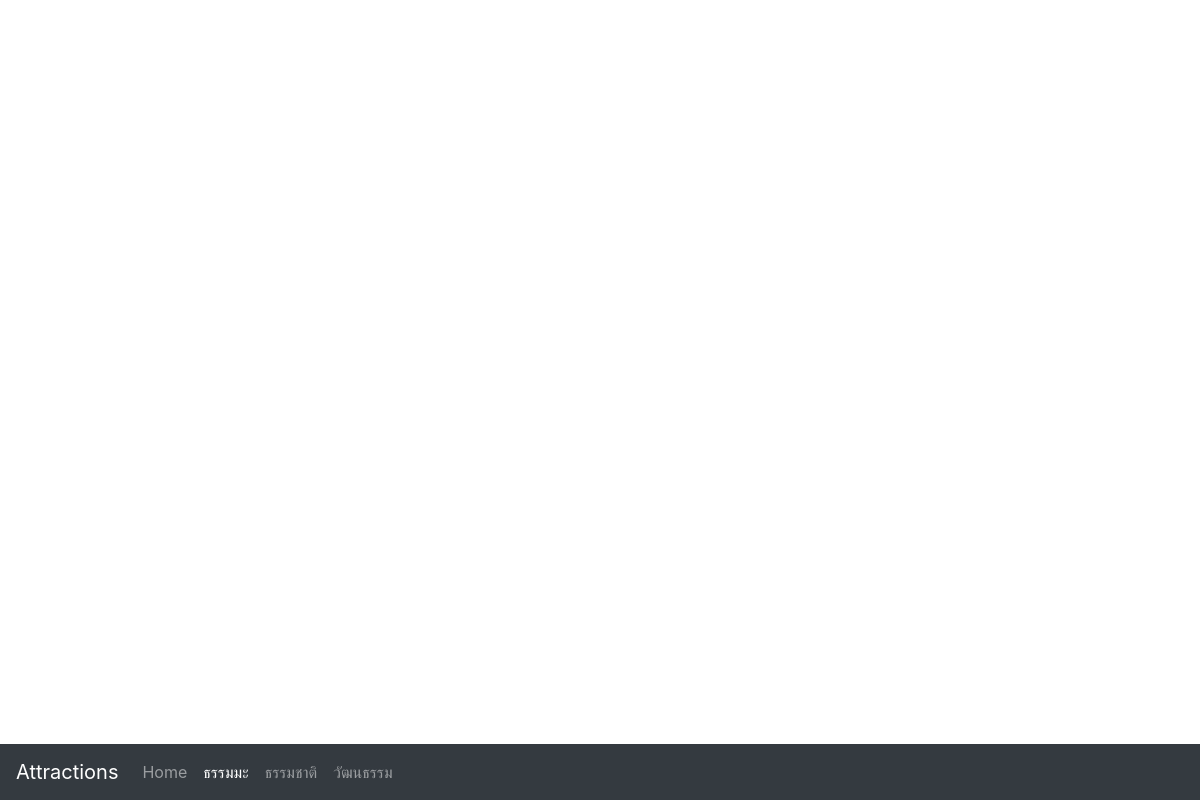
The page /data.php?c=dhamm&p=data&id=00005 on the database as committed earlier.
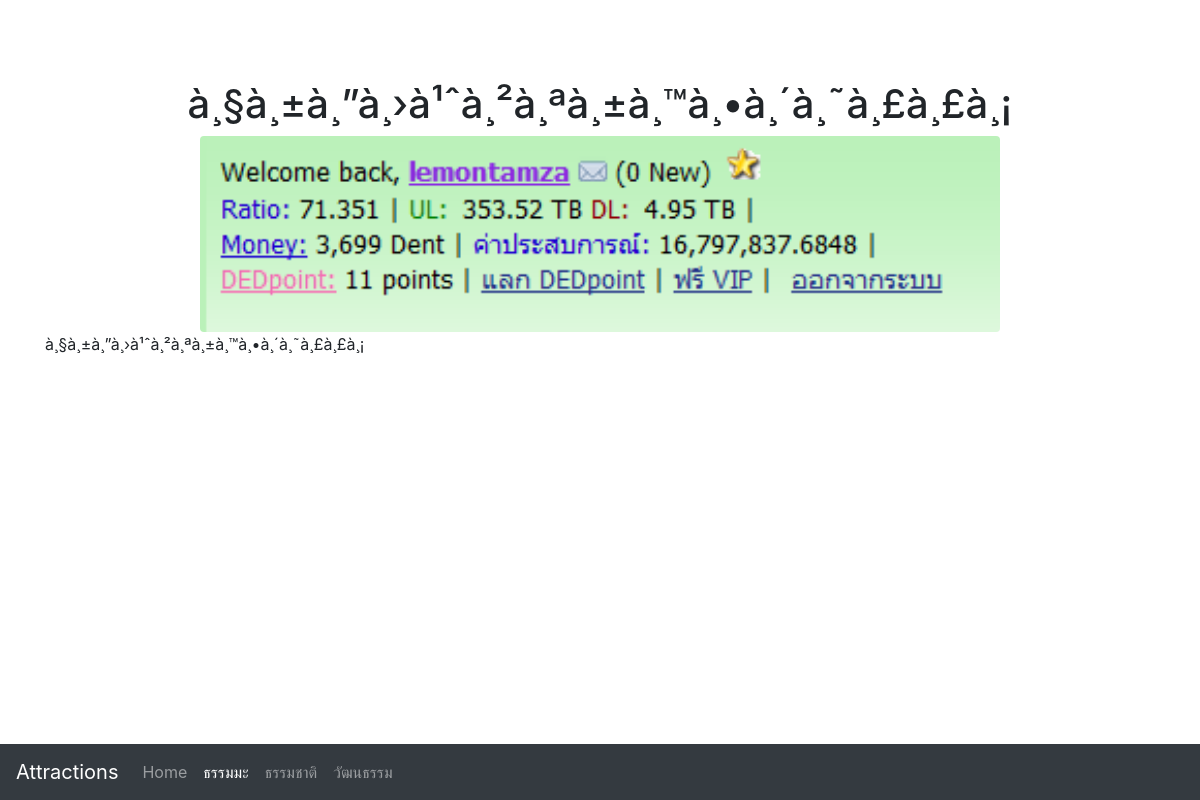
The same page on the database as committed later.
### tables this page shows
CREATE TABLE `data` (
  `data_id` int(5) UNSIGNED ZEROFILL NOT NULL,
  `data_name` varchar(250) DEFAULT NULL,
  `data_detail` longtext,
  `data_pic` char(50) DEFAULT NULL,
  `data_category` char(10) DEFAULT NULL
);

### data.php (the view, shortened to what this page needs)
<?php
require('include/config.inc.php');
$conn = mysqli_connect($server,$username,$password,$dbname);
$sql = "SELECT * FROM data WHERE data_category = '".$_GET['c']."'";
$query = mysqli_query($conn,$sql);
?>
<!doctype html>
<html lang="en">
  <head>
    <link href="css/bootstrap.min.css" rel="stylesheet">
    <link href="css/starter-template.css" rel="stylesheet">
  </head>
  <body>
    <nav class="navbar fixed-bottom navbar-expand-sm navbar-dark bg-dark">
      <a class="navbar-brand" href="#">Attractions</a>
      <div class="collapse navbar-collapse" id="navbarsExampleDefault">
        <ul class="navbar-nav mr-auto">
          <li class="nav-item <?php if($_GET['c']==''){ echo "active'";}?>">
            <a class="nav-link" href="#">Home <span class="sr-only">(current)</span></a>
          </li>
          <li class="nav-item <?php if($_GET['c']=='dhamm'){ echo "active";}?>">
            <a class="nav-link" href="data.php?c=dhamm&p=list">ธรรมมะ</a>
            </li>
          <li class="nav-item <?php if($_GET['c']=='nature'){ echo "active";}?>">
            <a class="nav-link" href="data.php?c=nature&p=list">ธรรมชาติ</a>
            </li>
          <li class="nav-item <?php if($_GET['c']=='culture'){ echo "active";}?>">
            <a class="nav-link" href="data.php?c=culture&p=list">วัฒนธรรม</a>
          </li>
        </ul>
      </div>
    </nav>
    <main role="main" class="container">
      <?php
        if ($_GET['p'] == 'list') {
         while ($obj=mysqli_fetch_array($query,MYSQLI_ASSOC)) {
      ?>
      <div class="list-group">
        <a href="data.php?c=<?php echo $_GET['c'];?>&p=data&id=<?php echo $obj['data_id'];?>" class="list-group-item list-group-item-action"><?php echo $obj['data_name'];?></a>
      </div>
      <?php
      }}elseif ($_GET['p'] == 'data') {
        $sqlsel = "SELECT * FROM data WHERE data_id = '".$_GET['id']."' ";
        $querysel = mysqli_query($conn,$sqlsel);
        while ($objsel=mysqli_fetch_array($querysel,MYSQLI_ASSOC)) {
      ?>
      <p class="h1 text-center"><?php echo $objsel['data_name'];?></p>
      <div class="text-center">
        <img src="images/<?php echo $objsel['data_pic'];?>" class="rounded" width="800px" >
      </div>
      <p><?php echo $objsel['data_detail'];?></p>
      <?php
    }}
      ?>
    </main>
  </body>
</html>

Rows that differ between the two databases and show on the page:
added data: data_name "à¸§à¸±à¸”à¸›à¹ˆà¸²à¸ªà¸±à¸™à¸•à¸´à¸˜à¸£à¸£à¸¡", data_pic (picture), data_detail "à¸§à¸±à¸”à¸›à¹ˆà¸²à¸ªà¸±à¸™à¸•à¸´à¸˜à¸£à¸£à¸¡"
